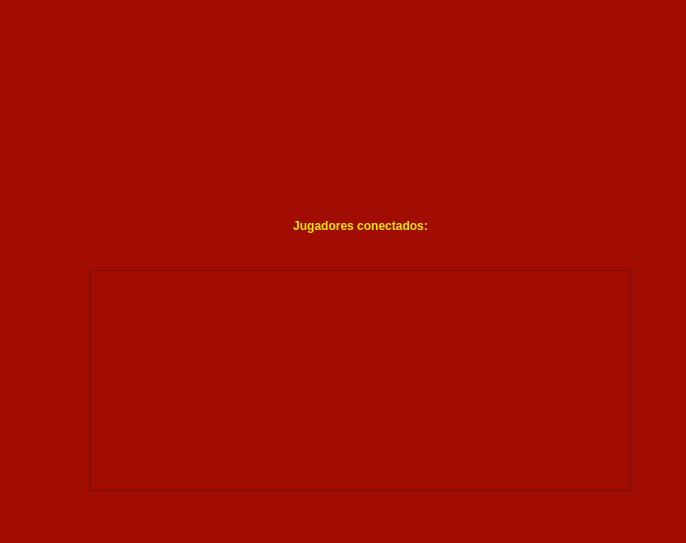
<?xml version="1.0" encoding="UTF-8"?>
<ui version="4.0">
 <class>Form</class>
 <widget class="QWidget" name="Form">
  <property name="geometry">
   <rect>
    <x>0</x>
    <y>0</y>
    <width>686</width>
    <height>543</height>
   </rect>
  </property>
  <property name="windowTitle">
   <string>Form</string>
  </property>
  <property name="styleSheet">
   <string notr="true">background-color: rgb(161, 13, 3);</string>
  </property>
  <widget class="QLabel" name="label_2">
   <property name="geometry">
    <rect>
     <x>220</x>
     <y>210</y>
     <width>281</width>
     <height>31</height>
    </rect>
   </property>
   <property name="font">
    <font>
     <pointsize>9</pointsize>
     <weight>75</weight>
     <bold>true</bold>
    </font>
   </property>
   <property name="styleSheet">
    <string notr="true">color: rgb(235, 228, 2);</string>
   </property>
   <property name="midLineWidth">
    <number>0</number>
   </property>
   <property name="text">
    <string>Jugadores conectados:</string>
   </property>
   <property name="textFormat">
    <enum>Qt::AutoText</enum>
   </property>
   <property name="scaledContents">
    <bool>true</bool>
   </property>
   <property name="alignment">
    <set>Qt::AlignCenter</set>
   </property>
  </widget>
  <widget class="QFrame" name="jugadores">
   <property name="geometry">
    <rect>
     <x>90</x>
     <y>270</y>
     <width>541</width>
     <height>221</height>
    </rect>
   </property>
   <property name="frameShape">
    <enum>QFrame::StyledPanel</enum>
   </property>
   <property name="frameShadow">
    <enum>QFrame::Raised</enum>
   </property>
  </widget>
  <widget class="QLabel" name="label">
   <property name="geometry">
    <rect>
     <x>130</x>
     <y>50</y>
     <width>451</width>
     <height>151</height>
    </rect>
   </property>
   <property name="text">
    <string/>
   </property>
   <property name="pixmap">
    <pixmap>sprites/Otros/Logo_sol.png</pixmap>
   </property>
   <property name="scaledContents">
    <bool>true</bool>
   </property>
  </widget>
 </widget>
 <resources/>
 <connections/>
</ui>
